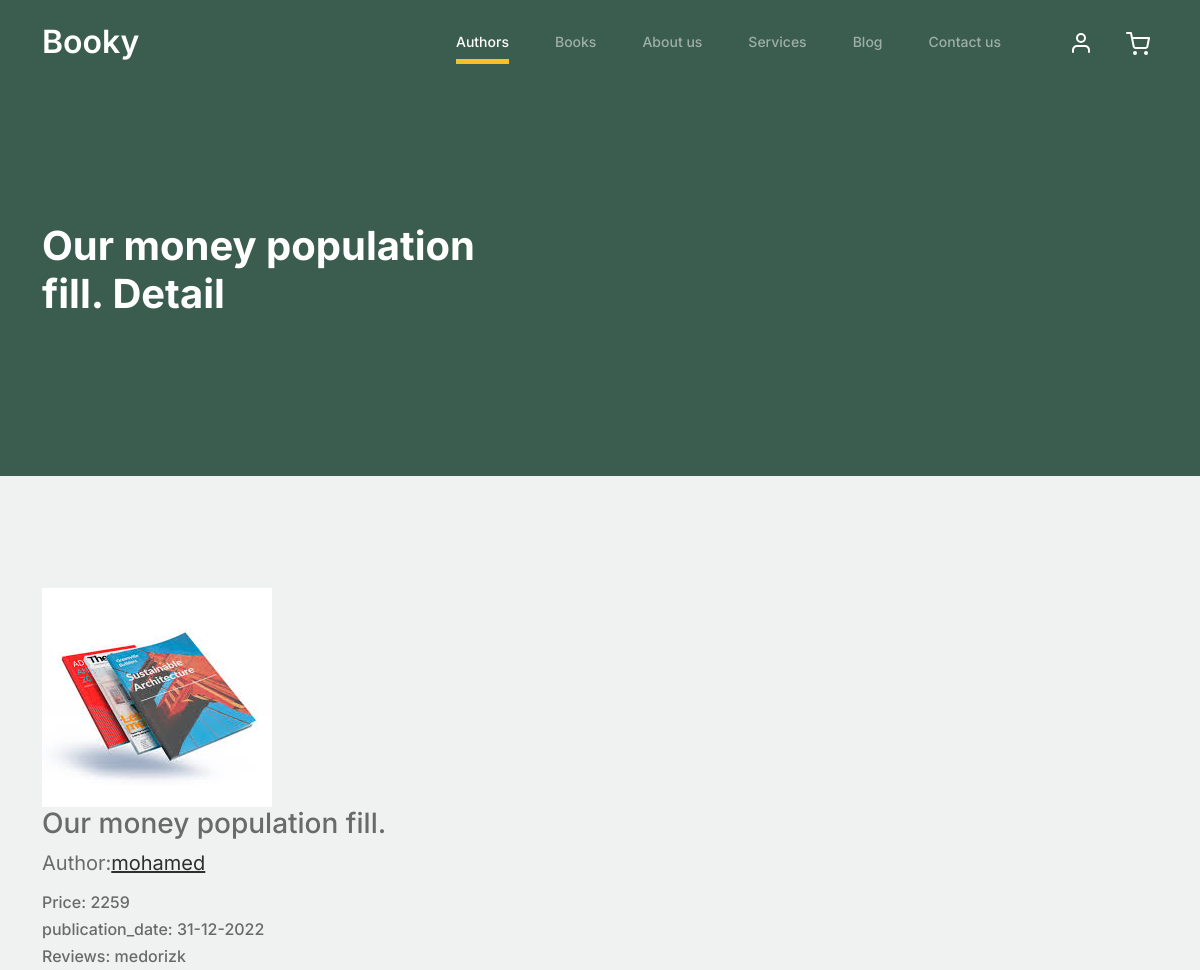
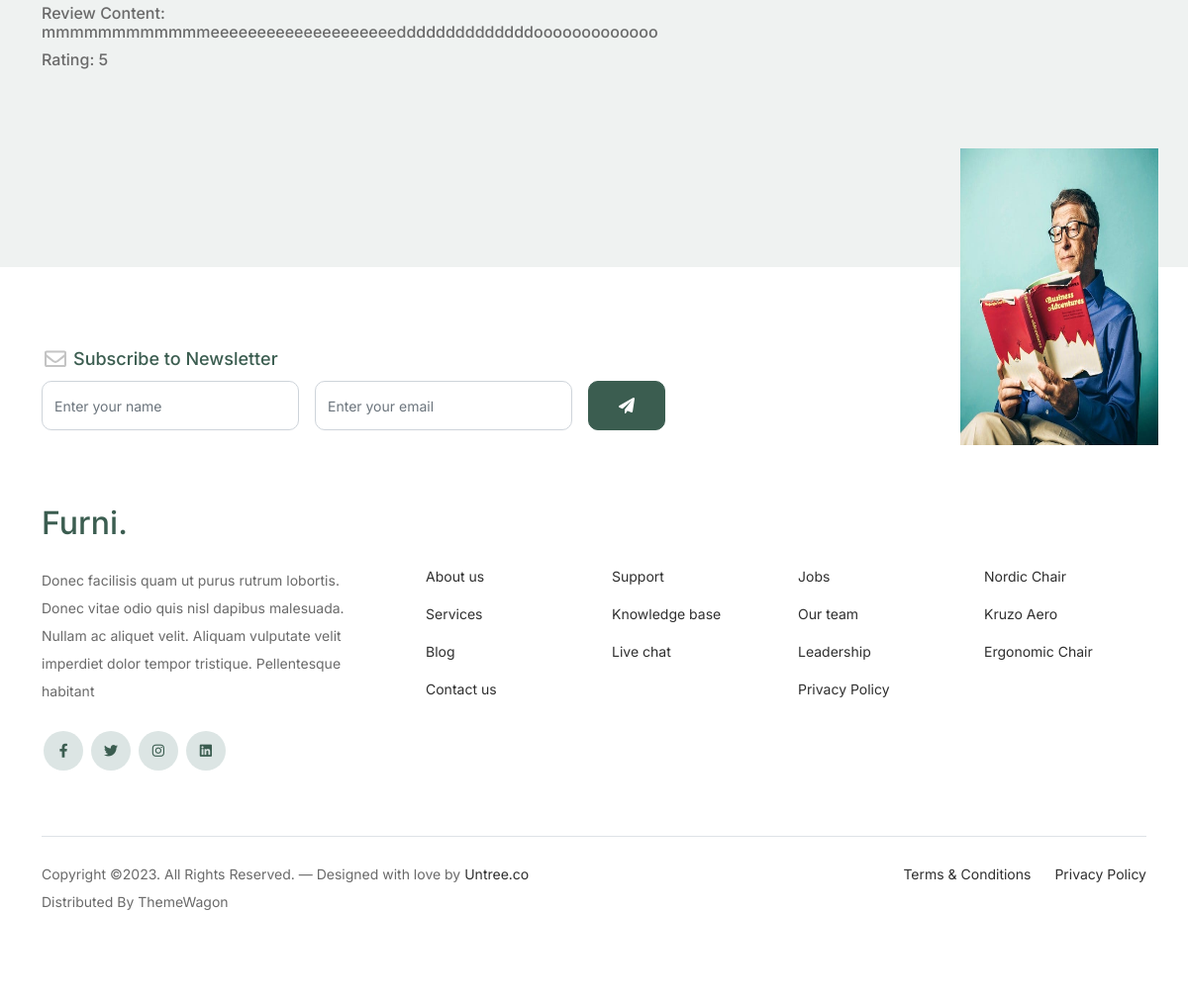
Page /authors/books/our-money-population-fill on the committed database (2 pictures, top to bottom).
### library/models.py (models this page shows, shortened)
class Book(models.Model):
    title =models.CharField(max_length=100)
    author=models.ForeignKey('Author',on_delete=models.CASCADE,related_name='book_author')
    publication_date=models.DateTimeField(default=timezone.now)
    price=models.IntegerField(null=True,blank=True)
    logo=models.ImageField(upload_to='books')
    review = models.ForeignKey('Review', on_delete=models.CASCADE,related_name='book_review')
    slug=models.SlugField(null=True,blank=True)
    def __str__(self):
        return self.title

class Author(models.Model):
    name=models.CharField(max_length=50)
    birth_date=models.DateField()
    biography=models.TextField(max_length=1000)
    image = models.ImageField(upload_to='image', default='1.jpg')
    slug=models.SlugField(null=True,blank=True)
    books = models.ForeignKey('Book', on_delete=models.CASCADE, related_name='author_books')
    def __str__(self):
        return self.name

class Review(models.Model):
    reviewer_name= models.CharField(max_length=50)
    content =models.TextField(max_length=1000)
    rating_choices = [(i, str(i)) for i in range(6)]  # Choices from 0 to 5
    rating = models.IntegerField(choices=rating_choices, default=0)
    def __str__(self):
        return self.reviewer_name

### library/views.py (the view)
# urls.py: path('books/<slug:slug>', book_detail),
def book_detail(request,slug):
    book=Book.objects.get(slug=slug)
    return render(request,'library/book_detail.html',{'book':book})

### library/templates/library/book_detail.html (shortened to what this page needs)
{% extends 'base.html' %}
{% block body %}
{% load static %}
<body>
    <nav class="custom-navbar navbar navbar navbar-expand-md navbar-dark bg-dark" arial-label="Furni navigation bar">
    </nav>
			<div class="hero">
				<div class="container">
					<div class="row justify-content-between">
						<div class="col-lg-5">
							<div class="intro-excerpt">
								<h1>{{book}} Detail</h1>
							</div>
						</div>
						<div class="col-lg-7">
						</div>
					</div>
				</div>
			</div>
    <div class="untree_co-section product-detail-section before-footer-section">
        <div class="container">
            <div class="row">
                <div class="col-12 col-md-5">
                    <div class="product-detail">
                        <a href="#"><img src="{{book.logo.url}}" alt=""></a>
                        <h3 class="product-title">{{book.title}}</h3>
                        <p style="font-size: 20px;">Author:<a href="/authors/{{book.author}}">{{book.author}}</a></p>
                        <h6 class="product-price">Price: {{book.price}}</h6>
                        <h6 class="publication_date">publication_date: {{book.publication_date|date:"j-n-o"}}</h6>
                        <h6 class="product-review">Reviews: {{book.review}}</h6>
                        <h6 class="product-review">Review Content: {{book.review.content}}</h6>
                        <h6 class="product-review">Rating: {{book.review.rating}}</h6>
                    </div>
                </div>
                    </div>
                </div>
            </div>
{% endblock body %}

### static/css/style.css (style rules this page uses)
body { overflow-x: hidden; position: relative; }
body { font-family: "Inter", sans-serif; font-weight: 400; line-height: 28px; color: #6a6a6a; font-size: 14px; background-color: #eff2f1; }
a { text-decoration: none; -webkit-transition: .3s all ease; -o-transition: .3s all ease; transition: .3s all ease; color: #2f2f2f; text-decoration: underline; }
.custom-navbar { background: #3b5d50 !important; padding-top: 20px; padding-bottom: 20px; }
.hero { background: #3b5d50; padding: calc(4rem - 30px) 0 0rem 0; }
@media (min-width: 768px) { .hero { padding: calc(4rem - 30px) 0 4rem 0; } }
@media (min-width: 992px) { .hero { padding: calc(8rem - 30px) 0 8rem 0; } }
.hero .intro-excerpt { position: relative; z-index: 4; }
@media (min-width: 992px) { .hero .intro-excerpt { max-width: 450px; } }
.hero h1 { font-weight: 700; color: #ffffff; margin-bottom: 30px; }
.before-footer-section { padding: 7rem 0 12rem 0 !important; }
.untree_co-section { padding: 7rem 0; }

### rows in the picture
Book: title "Our money population fill.", logo (picture), author "mohamed", price "2259", publication_date "31-12-2022", review "medorizk", review.content "mmmmmmmmmmmmeeeeeeeeeeeeeeeeeeeeddddddddddddddooooooooooooo", review.rating "5"
